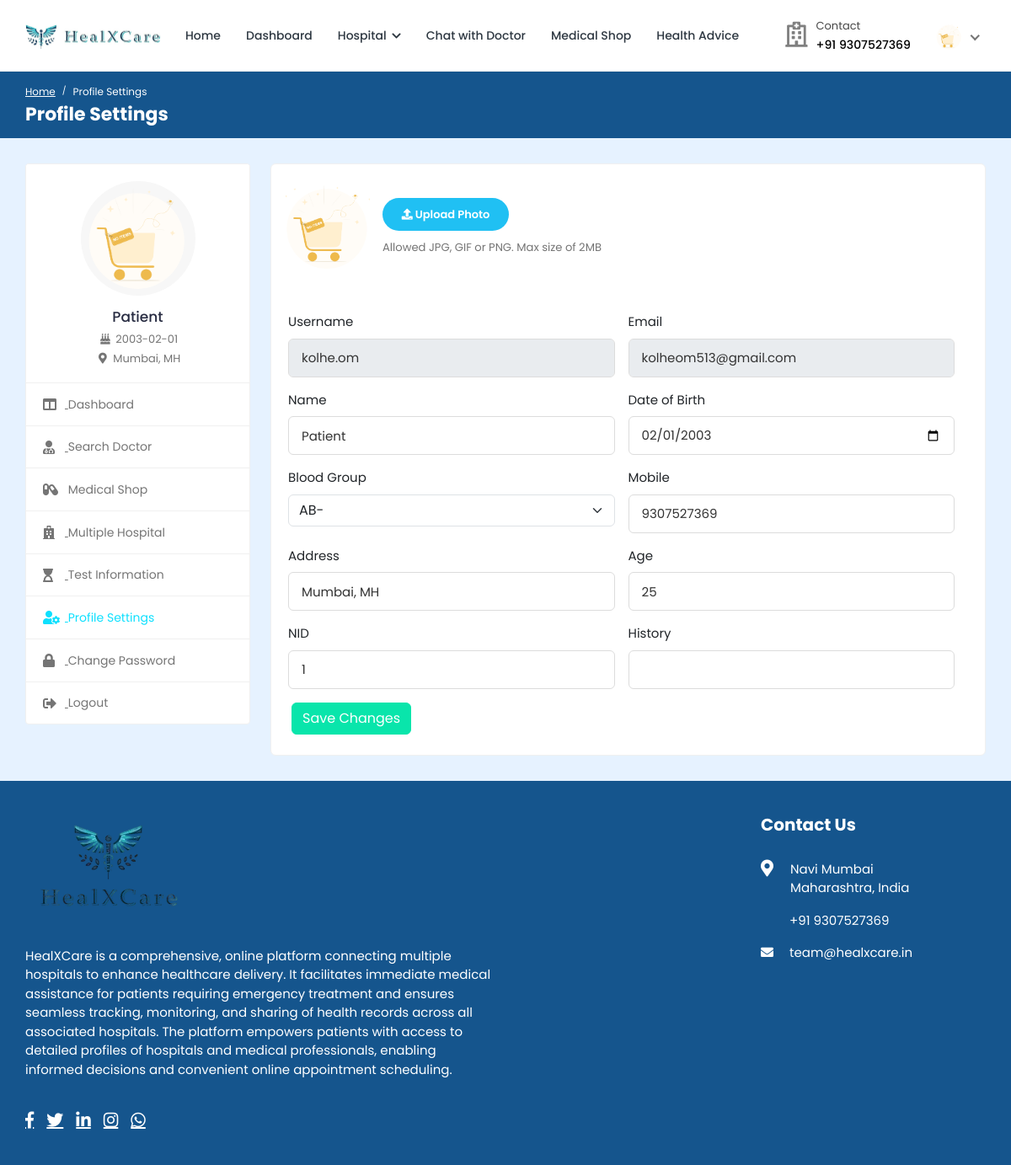
Screenshot of /profile-settings/ (signed in) with the database file from the repository.
### hospital/models.py (models this page shows, shortened)
class Patient(models.Model):
    patient_id = models.AutoField(primary_key=True)
    user = models.OneToOneField(User, on_delete=models.CASCADE, null=True, blank=True, related_name='patient')
    name = models.CharField(max_length=200, null=True, blank=True)
    username = models.CharField(max_length=200, null=True, blank=True)
    profile_completed = models.BooleanField(default=False)
    age = models.IntegerField(null=True, blank=True)
    email = models.EmailField(max_length=200, null=True, blank=True)
    phone_number = models.IntegerField(null=True, blank=True)
    address = models.CharField(max_length=200, null=True, blank=True)
    featured_image = models.ImageField(upload_to='patients/', default='patients/user-default.png', null=True, blank=True)
    blood_group = models.CharField(max_length=200, null=True, blank=True)
    history = models.CharField(max_length=200, null=True, blank=True)
    dob = models.CharField(max_length=200, null=True, blank=True)
    nid = models.CharField(max_length=200, null=True, blank=True)
    serial_number = models.CharField(max_length=200, null=True, blank=True)
    login_status = models.CharField(max_length=200, null=True, blank=True, default="offline")

### hospital/views.py (the view, shortened to what this page needs)
# urls.py: path('profile-settings/',views.profile_settings, name='profile-settings'),
@csrf_exempt
@login_required(login_url="login")
def profile_settings(request):
    if request.user.is_patient:
        patient = Patient.objects.get(user=request.user)
        old_featured_image = patient.featured_image
        if request.method == 'GET':
            context = {'patient': patient}
            return render(request, 'profile-settings.html', context)
    else:
        return redirect('logout')

### templates/profile-settings.html (shortened to what this page needs)
{% load static %}
<!DOCTYPE html>
<html lang="en">
<head>
  <link rel="stylesheet" href="{% static 'HealthStack-System/css/Normal/bootstrap.min.css' %}" />
  <link rel="stylesheet" href="https://cdn.jsdelivr.net/npm/bootstrap@5.3.0/dist/css/bootstrap.min.css" />
  <link rel="stylesheet" href="{% static 'HealthStack-System/plugins/Normal/fontawesome/css/fontawesome.min.css' %}" />
  <link rel="stylesheet" href="{% static 'HealthStack-System/plugins/Normal/fontawesome/css/all.min.css' %}" />
  <link rel="stylesheet" href="{% static 'HealthStack-System/css/Normal/bootstrap-datetimepicker.min.css' %}" />
  <link rel="stylesheet" href="{% static 'HealthStack-System/plugins/Normal/select2/css/select2.min.css' %}" />
  <link rel="stylesheet" href="{% static 'HealthStack-System/css/Normal/style.css' %}" />
  <link href="https://use.fontawesome.com/releases/v5.7.2/css/all.css" rel="stylesheet" />
</head>
<body>
  <div class="main-wrapper">
    <header class="header">{% include 'patient_navbar.html' %}</header>
    <div class="breadcrumb-bar">
      <div class="container-fluid">
        <div class="row align-items-center">
          <div class="col-md-12 col-12">
            <nav aria-label="breadcrumb" class="page-breadcrumb">
              <ol class="breadcrumb">
                {% if patient.profile_completed %}
                <li class="breadcrumb-item"><a href="{% url 'patient-dashboard' %}">Home</a></li>
                <li class="breadcrumb-item active" aria-current="page">
                  Profile Settings
                </li>
                {% endif %}
              </ol>
            </nav>
            <div style="display: flex; gap: 50px; flex-wrap: wrap;">
              <h2 class="breadcrumb-title">Profile Settings</h2>
            </div>
          </div>
        </div>
      </div>
    </div>
    <div class="content">
      <div class="container-fluid">
        <div class="row">
          <div class="col-md-5 col-lg-4 col-xl-3 theiaStickySidebar">
            <div>{% include 'patient-sidebar.html' %}</div>
          </div>
          <div class="col-md-7 col-lg-8 col-xl-9">
            <div class="card">
              <div class="card-body">
                <form action="{% url 'profile-settings' %}" method="POST" enctype="multipart/form-data">
                  <div class="row form-row">
                    <div class="col-12 col-md-12">
                      <div class="form-group">
                        <div class="change-avatar">
                          <div class="profile-img">
                            <img src="{{patient.featured_image.url}}" alt="User Image">
                          </div>
                          <div class="upload-img">
                            <div class="change-photo-btn">
                              <span><i class="fa fa-upload"></i> Upload Photo</span>
                            </div>
                            <small class="form-text text-muted">Allowed JPG, GIF or PNG. Max size of 2MB</small>
                          </div>
                        </div>
                      </div>
                    </div>
                    <div class="row g-3">
                      <div class="col-md-6">
                        <label class="form-label">Username</label>
                        <input type="text" class="form-control" readonly value="{{patient.username}}">
                      </div>
                      <div class="col-md-6">
                        <label class="form-label">Email</label>
                        <input type="text" class="form-control" readonly value="{{patient.email}}">
                      </div>
                      <div class="col-md-6">
                        <label class="form-label">Name</label>
                        <input type="text" class="form-control" value="{{ patient.name }}" name="name">
                      </div>
                      <div class="col-md-6">
                        <label class="form-label">Date of Birth</label>
                        <input type="date" class="form-control" value="{{patient.dob}}" name="dob" id="dobPicker">
                      </div>
                      <div class="col-md-6">
                        <label class="form-label">Blood Group</label>
                        <select class="form-select" name="blood_group">
                          <option value="{{patient.blood_group}}">{{patient.blood_group}}</option>
                        </select>
                      </div>
                      <div class="col-md-6">
                        <label class="form-label">Mobile</label>
                        <input type="text" value="{{patient.phone_number}}" class="form-control" name="phone_number">
                      </div>
                      <div class="col-md-6">
                        <label class="form-label">Address</label>
                        <input type="text" class="form-control" value="{{patient.address}}" name="address">
                      </div>
                      <div class="col-md-6">
                        <label class="form-label">Age</label>
                        <input type="text" class="form-control" value="{{patient.age}}" name="age">
                      </div>
                      <div class="col-md-6">
                        <label class="form-label">NID</label>
                        <input type="text" class="form-control" value="{{patient.nid}}" name="nid">
                      </div>
                      <div class="col-md-6">
                        <label class="form-label">History</label>
                        <input type="text" class="form-control" value="{{patient.history}}" name="history">
                      </div>
                    </div>
                    <div class="submit-section mt-3">
                      <button type="submit" class="btn btn-primary">Save Changes</button>
                    </div>
                </form>
              </div>
            </div>
          </div>
        </div>
      </div>
    </div>
    {% include 'footer.html' %}
  </div>
</body>
</html>

### templates/patient_navbar.html (shortened to what this page needs)
{% load static %}
<nav class="navbar navbar-expand-lg header-nav">
  <div class="navbar-header">
    <a href="{% url 'hospital_home'%}" class="navbar-brand logo">
      <img
        src="{% static 'HealthStack-System/images/Normal/logo.jpg' %}"
        class="img-fluid"
        alt="Logo"
      />
    </a>
  </div>
  <div class="main-menu-wrapper">
    <ul class="main-nav">
      {% if patient.profile_completed %}
      <li>
        <a href="{% url 'hospital_home'%}">Home</a>
      </li>
      <li>
        <a href="{% url 'patient-dashboard' %}">Dashboard</a>
      </li>
      <li class="has-submenu">
        <a href="#">Hospital <i class="fas fa-chevron-down"></i></a>
      </li>
      {% if user.is_authenticated and user.is_patient and patient.profile_completed %}
      <li>
        <a href="{% url 'chat-home' pk=user.id %}">Chat with Doctor</a>
      </li>
      {% endif %}
      <li>
        <a href="{% url 'pharmacy_shop' %}">Medical Shop</a>
      </li>
      <li>
        <a href="{% url 'Health-Advice' %}" style="text-decoration: none;">Health Advice</a>
      </li>
      {% endif %}
    </ul>
  </div>
  <ul class="nav header-navbar-rht">
    <li class="nav-item contact-item">
      <div class="header-contact-img">
        <i class="far fa-hospital"></i>
      </div>
      <div class="header-contact-detail">
        <p class="contact-header">Contact</p>
        <p class="contact-info-header">+91 {{patient.phone_number}}</p>
      </div>
    </li>
    <li class="nav-item dropdown has-arrow logged-item">
      <a href="#" class="dropdown-toggle nav-link" data-toggle="dropdown">
        <span class="user-img">
          <img
            class="rounded-circle"
            src="{{patient.featured_image.url}}"
            width="31"
            alt="Richard Wilson"
          />
        </span>
      </a>
    </li>
  </ul>
</nav>

### templates/patient-sidebar.html
{% load static %}
    <div class="profile-sidebar">
      <div class="widget-profile pro-widget-content">
        <div class="profile-info-widget">
          <a href="#" class="booking-doc-img">
            <img
              src="{{ patient.featured_image.url }}"
              alt="User Image"
            />
          </a>
          <div class="profile-det-info">
            <h3>{{patient.name}}</h3>
            <div class="patient-details">
              <h5>
                <i class="fas fa-birthday-cake"></i> {{ patient.dob }}
              </h5>
              <h5 class="mb-0">
                <i class="fas fa-map-marker-alt"></i>
                {{ patient.address }}
              </h5>
            </div>
          </div>
        </div>
      </div>
      <div class="dashboard-widget">
        <nav class="dashboard-menu sidebar">
          <ul>
            {% if patient.profile_completed %}
            <li class="{% if request.resolver_match.url_name == 'patient-dashboard' %}active{% endif %}">
              <a href="{% url 'patient-dashboard' %}">
                <i class="fas fa-columns"></i>
                <span>Dashboard</span>
              </a>
            </li>
            <li class="{% if request.resolver_match.url_name == 'search' %}active{% endif %}">
              <a href="{% url 'search' %}">
                <i class="fas fa-user-md"></i>
                <span>Search Doctor</span>
              </a>
            </li>
            <li class="{% if request.resolver_match.url_name == 'pharmacy_shop' %}active{% endif %}">
              <a href="{% url 'pharmacy_shop' %}" class="nav-link">
                <i class="fas fa-capsules"></i>
                <span>Medical Shop</span>
              </a>
            </li>
            <li class="{% if request.resolver_match.url_name == 'multiple-hospital' %}active{% endif %}">
              <a href="{% url 'multiple-hospital' %}">
                <i class="fas fa-hospital"></i>
                <span>Multiple Hospital</span>
              </a>
            </li>
            <li class="{% if request.resolver_match.url_name == 'doctor-test-list' %}active{% endif %}">
              <a href="{% url 'doctor-test-list' %}" target="_blank">
                <i class="fas fa-hourglass-start"></i>
                <span>Test Information</span>
              </a>
            </li>
            {% endif %}
            <li class="{% if request.resolver_match.url_name == 'profile-settings' %}active{% endif %}">
              <a href="{% url 'profile-settings' %}">
                <i class="fas fa-user-cog"></i>
                <span>Profile Settings</span>
              </a>
            </li>
            {% if patient.profile_completed %}
            <li class="{% if request.resolver_match.url_name == 'change-password' %}active{% endif %}">
              <a href="{% url 'change-password' pk=user.id %}">
                <i class="fas fa-lock"></i>
                <span>Change Password</span>
              </a>
            </li>
            {% endif %}
            <li class="{% if request.resolver_match.url_name == 'logout' %}active{% endif %}">
              <a href="{% url 'logout' %}">
                <i class="fas fa-sign-out-alt"></i>
                <span>Logout</span>
              </a>
            </li>
          </ul>
        </nav>
      </div>
    </div>

### templates/profile-settings.html (style rules this page uses)
.navbar a { text-decoration: none !important; }
input[readonly] { background-color: #e9ecef !important; opacity: 1; }

### rows the page displays
Patient: phone_number "9307527369", featured_image (picture), name "Patient", dob "2003-02-01", address "Mumbai, MH", username "kolhe.om", email "kolheom513@gmail.com", dob "02/01/2003", blood_group "AB-", age "25", nid "1"
